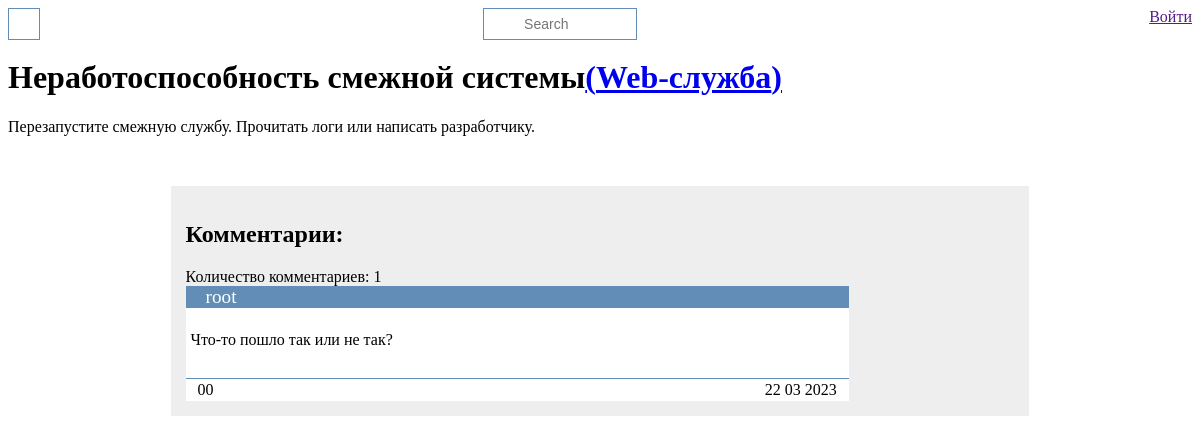
Page /symptom/1 on the committed database.
### problem/models.py (models this page shows, shortened)
class Symptom(models.Model):
    name        = models.CharField(max_length=100)
    description = models.TextField(blank=True)
    problem     = models.ForeignKey(Problem, on_delete=models.CASCADE)
    comments    = GenericRelation('Comment')

class Problem(models.Model):
    name        = models.CharField(max_length=100)
    description = models.CharField(max_length=150, blank=True)
    solution    = models.TextField(blank=True)
    comments    = GenericRelation("Comment")
    def get_absolute_url(self):
        return reverse("problem_detail", kwargs={"pk": self.pk})
    def __str__(self):
        return self.name

class Comment(MPTTModel):
    parent = TreeForeignKey('self', blank=True, null=True, verbose_name="Родительская категория", related_name="children", on_delete=models.CASCADE, editable=False)
    user = models.ForeignKey(User, blank=True, null=True, on_delete=models.CASCADE, verbose_name="Пользователь")
    body = models.TextField(verbose_name="Комментарий")
    like = models.IntegerField(default=0, verbose_name="like")
    dislike = models.IntegerField(default=0, verbose_name="dislike")
    user_like = models.ManyToManyField(User, verbose_name="Кто поставил лайк", related_name="users_like", blank=True)
    user_dislike = models.ManyToManyField(User, verbose_name="Кто поставил дизлайк", related_name="users_dislike", blank=True)
    count_comment = models.IntegerField(default=0, verbose_name="Количество комментариев")
    is_active = models.BooleanField(default=False, verbose_name="Модерация")
    created = models.DateTimeField(auto_now_add=True, verbose_name="Создан")
    updated = models.DateTimeField(auto_now=True, verbose_name="Обновлен")
    content_type = models.ForeignKey(ContentType, on_delete=models.CASCADE)
    object_id = models.PositiveIntegerField()
    content_object = GenericForeignKey("content_type", "object_id")
    class Meta:
        verbose_name = "Комментарий"
        verbose_name_plural = "Коментарии"
        ordering = ["-created"]

### problem/views.py (the view)
# urls.py: path("symptom/<slug:pk>", views.SymptomDetailView.as_view(), name="symptom_detail"),
class SymptomDetailView(generic.DetailView):
    model = Symptom

### problem/templatetags/forms.py
class CommentForm(forms.ModelForm):
    class Meta:
        model = Comment
        fields = ("body",)
        labels = {
            "body": ""
        }

### problem/templatetags/comments.py (called while the page is built)
@register.inclusion_tag(filename="add_comment.html")
def add_comment(obj, request):
    form_initial = {"content_type": ContentType.objects.get_for_model(obj), "object_id": obj.pk}
    comments = obj.comments.filter(is_active=True).order_by("-created")
    all_coments = comments.count()
    paginator = Paginator(comments, 5)
    page = request.GET.get('page')
    comments = paginator.get_page(page)
    form = CommentForm(initial=form_initial)
    return {
        "comments": comments,
        "all_comment": all_coments,
        "request": request,
        "form": form,
        "obj": obj,
        "content_type": ContentType.objects.get_for_model(obj),
    }

### problem/templates/problem/symptom_detail.html
{% extends 'base_generic.html' %}
{% block content %}
    <h1>{{ symptom.name }}<a href="{{ symptom.problem.get_absolute_url }}">({{ symptom.problem }})</a></h1>
    <div class="symptom-description">
        {{ symptom.description }}
    </div>
{% endblock content %}
{% block comment %}
    {% load comments %}
    {% add_comment symptom request%}
{% endblock comment %}

### problem/templates/add_comment.html (shortened to what this page needs)
<div class="comment-tree">
    <h2 class="subtitle is-4">Комментарии:</h2>
    <span class="comment-count">Количество комментариев: {{ all_comment }}</span>
    <div class="comment-container">
        {% for comment in comments %}
            <div class="comment">
                <span class="comment-author">{{ comment.user }}</span>
                <div class="comment-body">
                    {{ comment.body.strip }}
                </div>
                <div class="comment-footer">
                    <div class="ld-container" data-id="{{ comment.pk }}">
                        {% if request.user in comment.user_like.all %}
                            <span class="likes selected">{{ comment.like }} </span>
                        {% else %}
                        <span class="likes">{{ comment.like }} </span>
                        {% endif %}
                        {% if request.user in comment.user_dislike.all %}
                            <span class="dislikes selected">{{ comment.dislike }}</span>
                        {% else %}
                            <span class="dislikes">{{ comment.dislike }}</span>
                        {% endif %}
                    </div>
                    <span class="comment-date">
                        {{ comment.created|date:"d m Y" }}
                    </span>
                </div>
            </div>
        {% endfor %}
    </div>
</div>

### problem/static/css/style.css (style rules this page uses)
:root { --main-container-bg-color: #eee; --main-border-color: #628DB6; --main-solution-color: #c9f0dd; --main-card-bg-color: whitesmoke; --hover-color: rgb(175, 175, 175); --comment-color: rgb(125, 225, 255); --comment-color-hover: rgb(79, 209, 248); --dangerous-color: #FF4040; }
.comment-tree { display: flex; width: 70%; margin: auto; margin-top: 50px; padding: 15px; background-color: var(--main-container-bg-color); justify-content: center; flex-direction: column; }
.username, .comment-author { padding-left: 20px; background-color: var(--main-border-color); color: white; font-size: larger; }
.comment-container { display: flex; flex-direction: column; gap: 15px; }
.comment { display: flex; justify-content: center; flex-direction: column; width: 80%; }
.comment-body { min-height: 60px; padding: 5px; background-color: white; border-bottom:1px solid var(--main-border-color); white-space: pre-line; }
.comment-footer { display: flex; min-height: 20px; padding-left: 10px; padding-right: 10px; justify-content: space-between; background-color: white; }
.comment-footer > * { display: flex; justify-content: center; align-items: center; margin: 2px; }
.likes, .dislikes { cursor: pointer; }
.likes::before { content: url('https://api.iconify.design/uiw/like-o.svg'); }
.dislikes::before { content: url('https://api.iconify.design/uiw/dislike-o.svg'); }

### rows in the picture
Symptom: name "Неработоспособность смежной системы", problem "Web-служба", description "Перезапустите смежную службу. Прочитать логи или написать разработчику."
Comment: user "root", body.strip "Что-то пошло так или не так?", like "0", dislike "0", created "22 03 2023"

### other values in the picture
{{ all_comment }} "1"
